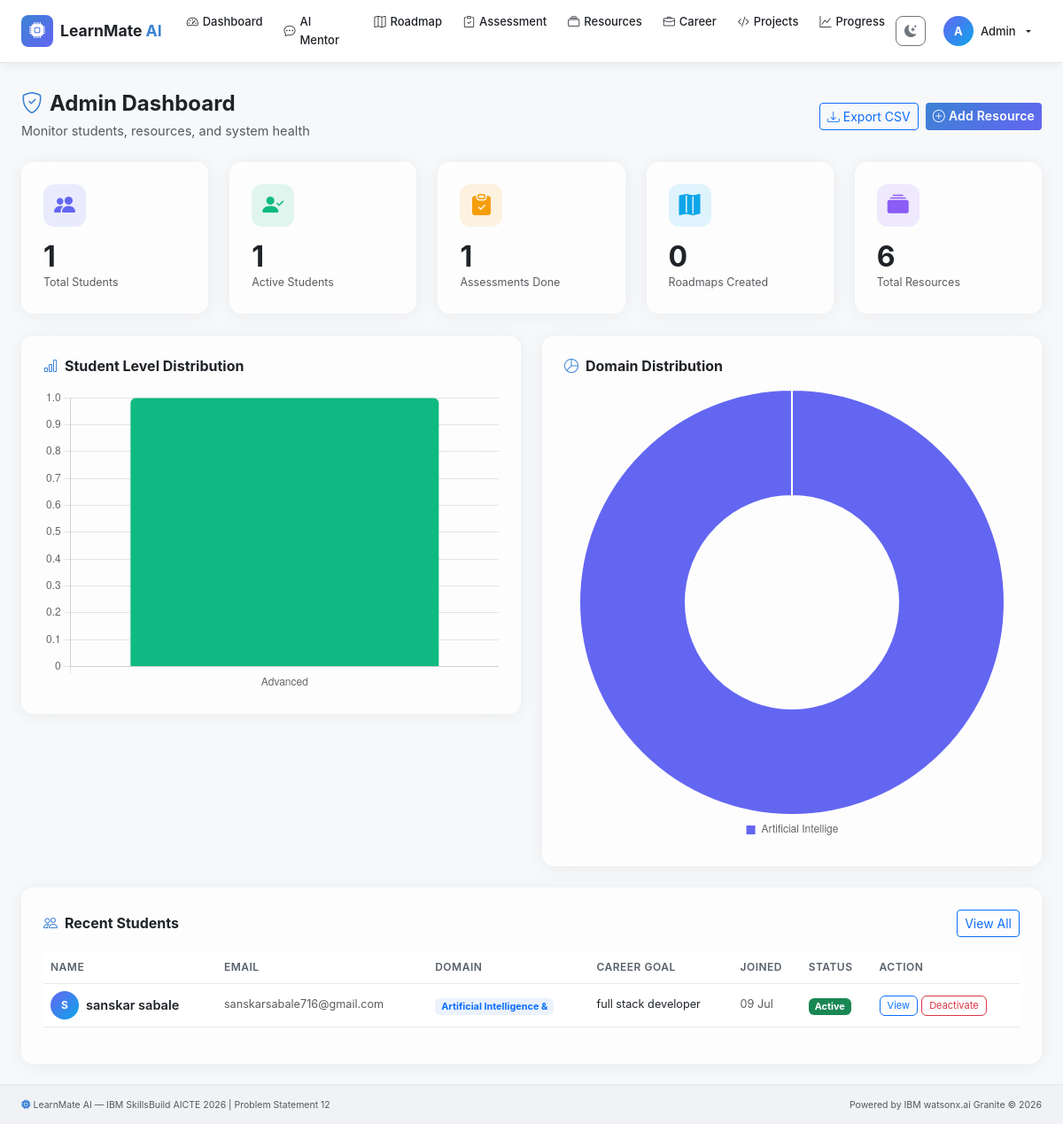
Screenshot of /admin/ (signed in) with the database file from the repository.
### models/__init__.py (models this page shows, shortened)
class Student(UserMixin, db.Model):
    __tablename__ = "students"
    id              = db.Column(db.Integer, primary_key=True)
    name            = db.Column(db.String(120), nullable=False)
    email           = db.Column(db.String(200), unique=True, nullable=False)
    password_hash   = db.Column(db.String(256), nullable=False)
    is_admin        = db.Column(db.Boolean, default=False)
    branch          = db.Column(db.String(100))
    semester        = db.Column(db.Integer)
    college         = db.Column(db.String(200))
    career_goal     = db.Column(db.String(200))
    preferred_domain= db.Column(db.String(120))
    learning_style  = db.Column(db.String(50))   # visual | auditory | reading | kinesthetic
    weekly_hours    = db.Column(db.Integer, default=10)
    current_skills  = db.Column(db.Text)          # comma-separated
    bio             = db.Column(db.Text)
    avatar_url      = db.Column(db.String(300))
    theme_preference= db.Column(db.String(10), default="light")  # light | dark
    created_at      = db.Column(db.DateTime, default=datetime.utcnow)
    last_login      = db.Column(db.DateTime)
    is_active       = db.Column(db.Boolean, default=True)
    profile_complete= db.Column(db.Boolean, default=False)
    assessments     = db.relationship("SkillAssessment", back_populates="student", lazy="dynamic")
    roadmaps        = db.relationship("LearningRoadmap", back_populates="student", lazy="dynamic")
    progress_records= db.relationship("Progress", back_populates="student", lazy="dynamic")
    career_goals_rel= db.relationship("CareerGoal", back_populates="student", lazy="dynamic")
    projects        = db.relationship("RecommendedProject", back_populates="student", lazy="dynamic")
    daily_tasks     = db.relationship("DailyTask", back_populates="student", lazy="dynamic")
    chat_history    = db.relationship("ChatMessage", back_populates="student", lazy="dynamic")

### routes/admin.py (the view)
@admin_bp.route("/")
@login_required
@admin_required
def dashboard():
    total_students  = Student.query.filter_by(is_admin=False).count()
    active_students = Student.query.filter_by(is_admin=False, is_active=True).count()
    assessments     = SkillAssessment.query.count()
    roadmaps        = LearningRoadmap.query.count()
    total_resources = Resource.query.count()
    recent_students = (
        Student.query.filter_by(is_admin=False)
        .order_by(Student.created_at.desc())
        .limit(10).all()
    )
    level_data = db.session.execute(
        db.select(SkillAssessment.level, db.func.count(SkillAssessment.id))
        .group_by(SkillAssessment.level)
    ).fetchall()
    domain_data = db.session.execute(
        db.select(Student.preferred_domain, db.func.count(Student.id))
        .where(Student.preferred_domain.isnot(None))
        .group_by(Student.preferred_domain)
    ).fetchall()
    return render_template(
        "admin/dashboard.html",
        total_students  = total_students,
        active_students = active_students,
        assessments     = assessments,
        roadmaps        = roadmaps,
        total_resources = total_resources,
        recent_students = recent_students,
        level_data      = dict(level_data),
        domain_data     = dict(domain_data),
    )

### templates/admin/dashboard.html (shortened to what this page needs)
{% extends "base.html" %}
{% block content %}
<div class="container-fluid px-4 py-4">
  <div class="d-flex justify-content-between align-items-center mb-4 flex-wrap gap-3">
    <div>
      <h4 class="fw-bold mb-1"><i class="bi bi-shield-check me-2 text-accent"></i>Admin Dashboard</h4>
      <p class="text-muted mb-0">Monitor students, resources, and system health</p>
    </div>
    <div class="d-flex gap-2">
      <a href="{{ url_for('admin.export_students') }}" class="btn btn-outline-primary btn-sm">
        <i class="bi bi-download me-1"></i>Export CSV
      </a>
      <a href="{{ url_for('admin.add_resource') }}" class="btn btn-primary btn-sm">
        <i class="bi bi-plus-circle me-1"></i>Add Resource
      </a>
    </div>
  </div>
  <div class="row g-4 mb-4">
    {% for label, value, icon, color in [
      ('Total Students', total_students, 'people-fill', '#6366f1'),
      ('Active Students', active_students, 'person-check-fill', '#10b981'),
      ('Assessments Done', assessments, 'clipboard-check-fill', '#f59e0b'),
      ('Roadmaps Created', roadmaps, 'map-fill', '#0ea5e9'),
      ('Total Resources', total_resources, 'collection-fill', '#8b5cf6'),
    ] %}
    <div class="col-6 col-md-2-4">
      <div class="stat-card glass-card p-4">
        <div class="stat-icon" style="background:{{ color }}20;color:{{ color }}">
          <i class="bi bi-{{ icon }} fs-4"></i>
        </div>
        <div class="stat-value mt-3 fs-2 fw-bold">{{ value }}</div>
        <div class="stat-label text-muted">{{ label }}</div>
      </div>
    </div>
    {% endfor %}
  </div>
  <div class="row g-4 mb-4">
    <div class="col-md-6">
      <div class="glass-card p-4">
        <h6 class="fw-bold mb-3"><i class="bi bi-bar-chart me-2 text-accent"></i>Student Level Distribution</h6>
        <canvas id="levelChart" height="200"></canvas>
      </div>
    </div>
    <div class="col-md-6">
      <div class="glass-card p-4">
        <h6 class="fw-bold mb-3"><i class="bi bi-pie-chart me-2 text-accent"></i>Domain Distribution</h6>
        <canvas id="domainChart" height="200"></canvas>
      </div>
    </div>
  </div>
  <div class="glass-card p-4">
    <div class="d-flex justify-content-between align-items-center mb-3">
      <h6 class="fw-bold mb-0"><i class="bi bi-people me-2 text-accent"></i>Recent Students</h6>
      <a href="{{ url_for('admin.students') }}" class="btn btn-sm btn-outline-primary">View All</a>
    </div>
    <div class="table-responsive">
      <table class="table table-hover lm-table">
        <thead>
          <tr><th>Name</th><th>Email</th><th>Domain</th><th>Career Goal</th><th>Joined</th><th>Status</th><th>Action</th></tr>
        </thead>
        <tbody>
          {% for student in recent_students %}
          <tr>
            <td><div class="d-flex align-items-center gap-2">
              <div class="student-mini-avatar">{{ student.name[0].upper() }}</div>
              <span class="fw-semibold">{{ student.name }}</span>
            </div></td>
            <td class="text-muted small">{{ student.email }}</td>
            <td><span class="badge bg-primary-soft text-primary">{{ (student.preferred_domain or '—')[:25] }}</span></td>
            <td class="small">{{ student.career_goal or '—' }}</td>
            <td class="text-muted small">{{ student.created_at.strftime('%d %b') if student.created_at else '—' }}</td>
            <td>
              <span class="badge bg-{{ 'success' if student.is_active else 'secondary' }}">
                {{ 'Active' if student.is_active else 'Inactive' }}
              </span>
            </td>
            <td>
              <a href="{{ url_for('admin.student_detail', student_id=student.id) }}" class="btn btn-xs btn-outline-primary">View</a>
              <button class="btn btn-xs btn-outline-{{ 'danger' if student.is_active else 'success' }}"
                onclick="toggleStudent({{ student.id }}, this)">
                {{ 'Deactivate' if student.is_active else 'Activate' }}
              </button>
            </td>
          </tr>
          {% endfor %}
        </tbody>
      </table>
    </div>
  </div>
</div>
{% endblock %}
{% block extra_js %}
<script>
const levelData = {{ level_data | tojson }};
const domainData = {{ domain_data | tojson }};
if (Object.keys(levelData).length) {
  new Chart(document.getElementById('levelChart'), {
    type: 'bar',
    data: {
      labels: Object.keys(levelData),
      datasets: [{ data: Object.values(levelData), backgroundColor: ['#10b981','#f59e0b','#ef4444'], borderRadius: 6 }]
    },
    options: { responsive: true, plugins: { legend: { display: false } }, scales: { y: { beginAtZero: true } } }
  });
}
if (Object.keys(domainData).length) {
  new Chart(document.getElementById('domainChart'), {
    type: 'doughnut',
    data: {
      labels: Object.keys(domainData).map(d => d.substring(0, 20)),
      datasets: [{ data: Object.values(domainData), backgroundColor: ['#6366f1','#0ea5e9','#10b981','#f59e0b','#ef4444','#8b5cf6','#ec4899','#14b8a6','#f97316','#a3e635'] }]
    },
    options: { responsive: true, plugins: { legend: { position: 'bottom', labels: { boxWidth: 12 } } } }
  });
}
async function toggleStudent(id, btn) {
  const res = await fetch(`/admin/students/${id}/toggle`, { method: 'POST' });
  const data = await res.json();
  if (data.success) window.location.reload();
}
</script>
{% endblock %}

### templates/base.html (shortened to what this page needs)
<!DOCTYPE html>
<html lang="en" data-theme="light">
<head>
  <link href="https://cdn.jsdelivr.net/npm/bootstrap@5.3.3/dist/css/bootstrap.min.css" rel="stylesheet">
  <link href="https://cdn.jsdelivr.net/npm/bootstrap-icons@1.11.3/font/bootstrap-icons.css" rel="stylesheet">
  <link rel="stylesheet" href="{{ url_for('static', filename='css/main.css') }}">
</head>
<body class="{% block body_class %}{% endblock %}">
<nav class="navbar navbar-expand-lg lm-navbar" id="mainNavbar">
  <div class="container-fluid px-4">
    <a class="navbar-brand d-flex align-items-center gap-2" href="{{ url_for('dashboard.landing') }}">
      <div class="brand-icon"><i class="bi bi-cpu-fill"></i></div>
      <span class="brand-text">LearnMate <span class="text-accent">AI</span></span>
    </a>
    <div class="collapse navbar-collapse" id="navbarMenu">
      {% if current_user.is_authenticated %}
      <ul class="navbar-nav me-auto">
        <li class="nav-item"><a class="nav-link {% if request.endpoint == 'dashboard.index' %}active{% endif %}" href="{{ url_for('dashboard.index') }}"><i class="bi bi-speedometer2"></i> Dashboard</a></li>
        <li class="nav-item"><a class="nav-link {% if request.endpoint == 'dashboard.chat' %}active{% endif %}" href="{{ url_for('dashboard.chat') }}"><i class="bi bi-chat-dots"></i> AI Mentor</a></li>
        <li class="nav-item"><a class="nav-link {% if request.endpoint == 'dashboard.roadmap' %}active{% endif %}" href="{{ url_for('dashboard.roadmap') }}"><i class="bi bi-map"></i> Roadmap</a></li>
        <li class="nav-item"><a class="nav-link {% if request.endpoint == 'dashboard.skill_assessment' %}active{% endif %}" href="{{ url_for('dashboard.skill_assessment') }}"><i class="bi bi-clipboard-check"></i> Assessment</a></li>
        <li class="nav-item"><a class="nav-link {% if request.endpoint == 'dashboard.resources' %}active{% endif %}" href="{{ url_for('dashboard.resources') }}"><i class="bi bi-collection"></i> Resources</a></li>
        <li class="nav-item"><a class="nav-link {% if request.endpoint == 'dashboard.career' %}active{% endif %}" href="{{ url_for('dashboard.career') }}"><i class="bi bi-briefcase"></i> Career</a></li>
        <li class="nav-item"><a class="nav-link {% if request.endpoint == 'dashboard.projects' %}active{% endif %}" href="{{ url_for('dashboard.projects') }}"><i class="bi bi-code-slash"></i> Projects</a></li>
        <li class="nav-item"><a class="nav-link {% if request.endpoint == 'dashboard.progress' %}active{% endif %}" href="{{ url_for('dashboard.progress') }}"><i class="bi bi-graph-up"></i> Progress</a></li>
      </ul>
      <ul class="navbar-nav align-items-center gap-2">
        <li class="nav-item">
          <button class="btn btn-sm btn-outline-secondary theme-toggle" id="themeToggle" title="Toggle theme">
            <i class="bi bi-moon-stars-fill" id="themeIcon"></i>
          </button>
        </li>
        <li class="nav-item dropdown">
          <a class="nav-link dropdown-toggle d-flex align-items-center gap-2" href="#" data-bs-toggle="dropdown">
            <div class="nav-avatar">{{ current_user.name[0].upper() }}</div>
            <span class="d-none d-md-inline">{{ current_user.name.split()[0] }}</span>
          </a>
        </li>
      </ul>
      {% else %}
      <ul class="navbar-nav ms-auto align-items-center gap-2">
        <li class="nav-item"><a class="nav-link" href="{{ url_for('auth.login') }}">Login</a></li>
        <li class="nav-item"><a class="btn btn-primary btn-sm" href="{{ url_for('auth.register') }}">Get Started Free</a></li>
      </ul>
      {% endif %}
    </div>
  </div>
</nav>
<main class="lm-main">
  {% block content %}{% endblock %}
</main>
<footer class="lm-footer mt-auto">
  <div class="container-fluid px-4">
    <div class="row align-items-center">
      <div class="col-md-6">
        <span class="text-muted small">
          <i class="bi bi-cpu-fill text-accent"></i>
          LearnMate AI — IBM SkillsBuild AICTE 2026 | Problem Statement 12
        </span>
      </div>
      <div class="col-md-6 text-md-end">
        <span class="text-muted small">Powered by IBM watsonx.ai Granite &copy; {{ current_year }}</span>
      </div>
    </div>
  </div>
</footer>
{% block extra_js %}{% endblock %}
</body>
</html>

### rows the page displays
Student: name "A", name "Admin"
Student: name "S", name "sanskar sabale", email "sanskarsabale716@gmail.com", preferred_domain "Artificial Intelligence &", career_goal "full stack developer", created_at "09 Jul", is_active "Active", is_active "Deactivate"

### other values shown
{{ value }} "1" "1" "1" "0" "6"
{{ label }} "Total Students" "Active Students" "Assessments Done" "Roadmaps Created" "Total Resources"
chart data {{ level_data | tojson }} {"Advanced": 1}
